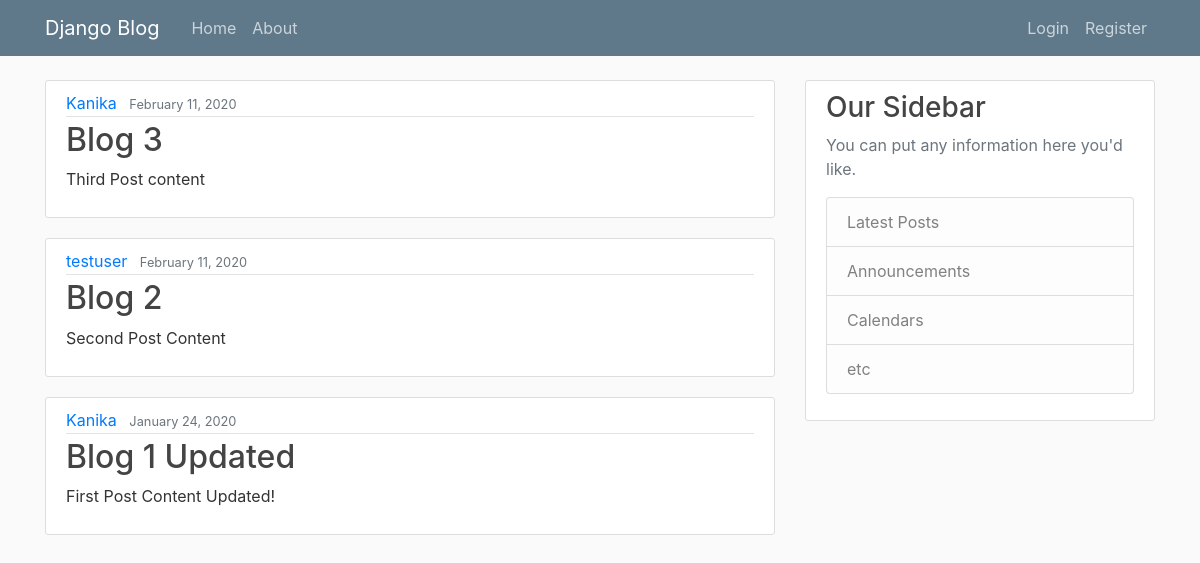
The app's page /, older data.
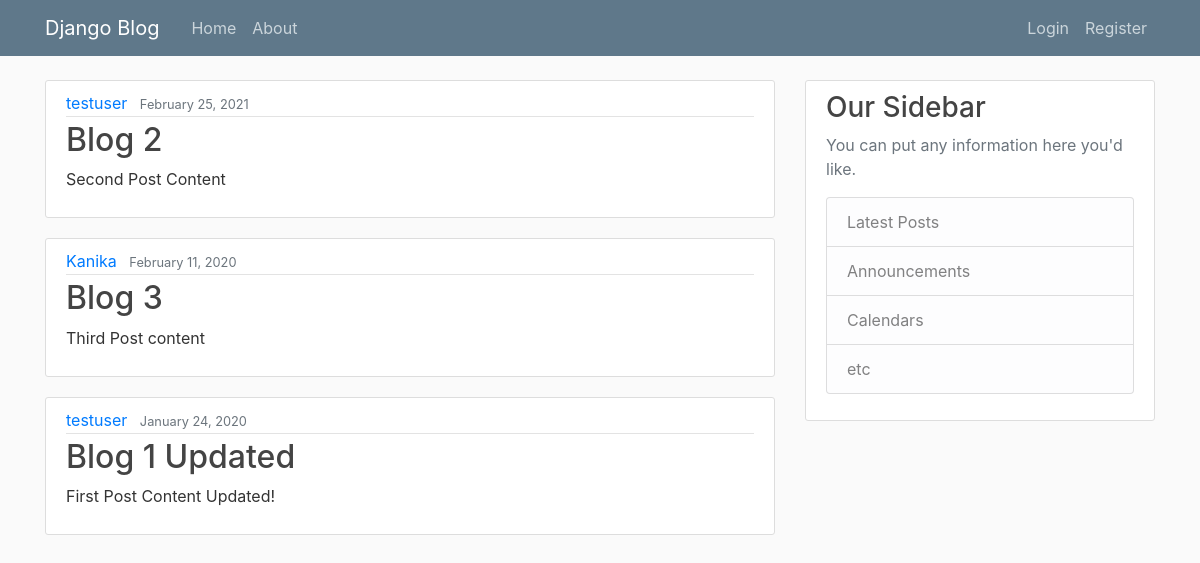
The same page, newer data.
### blog/models.py (models this page shows, shortened)
class Post(models.Model):
    title = models.CharField(max_length=100)
    content = models.TextField()
    date_posted = models.DateTimeField(default=timezone.now)
    author = models.ForeignKey(User, on_delete=models.CASCADE)

### blog/views.py (the view)
# urls.py: path('', PostListView.as_view(), name='blog-home'),
class PostListView(ListView):
    model = Post
    template_name = 'blog/home.html'
    context_object_name = 'posts'
    ordering = ['-date_posted']
    paginate_by = 5

### blog/templates/blog/home.html
{% extends "blog/base.html"%}
{% block content%}
    {% for post in posts%}
    <article class="media content-section">
        <div class="media-body">
            <div class="article-metadata">
            <a class="mr-2" href="#">{{ post.author }}</a>
            <small class="text-muted">{{ post.date_posted|date:"F d, Y" }}</small>
            </div>
            <h2><a class="article-title" href="#">{{ post.title }}</a></h2>
            <p class="article-content">{{ post.content }}</p>
        </div>
    </article>
    {% endfor %}
{% endblock %}

Row changes from the older to the newer data that the page shows:
changed Post "Blog 2": date_posted "February 11, 2020" → "February 25, 2021"; moves up the list
changed Post "Blog 1 Updated": author "Kanika" → "testuser"
